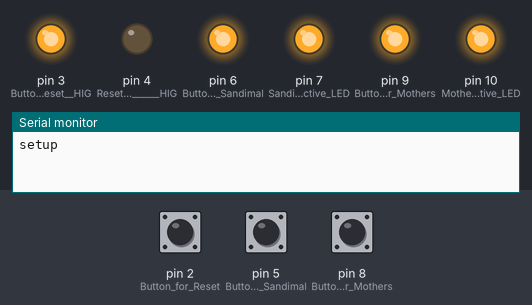
Bench run of a sketch on a simulated Arduino Leonardo, built with avr-gcc and run on an emulated ATmega32U4. Shown: output pins drawn as LEDs (lit = HIGH), the last lines printed to the serial monitor. Dashed ring = blinking. Inputs (shaded band) come from the test bench; at power-on: pin 2 (Button_for_Reset) HIGH, pin 5 (Button_for_Sandimal) HIGH, pin 8 (Button_for_Mothers) HIGH. USB keyboard and mouse output is not drawn.

Above: at 1.2 s.
1.3 s: pin 2 (Button_for_Reset) pulled LOW for 0.15 s
At 1.9 s:
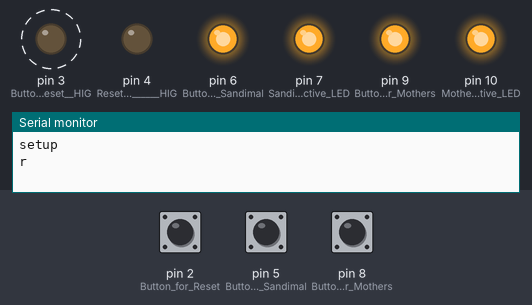
4.4 s: pin 5 (Button_for_Sandimal) pulled LOW for 3.2 s
At 8.1 s:
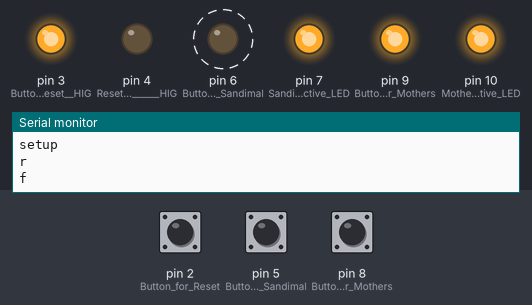
10.6 s: pin 8 (Button_for_Mothers) pulled LOW for 3.2 s
At 14.8 s:
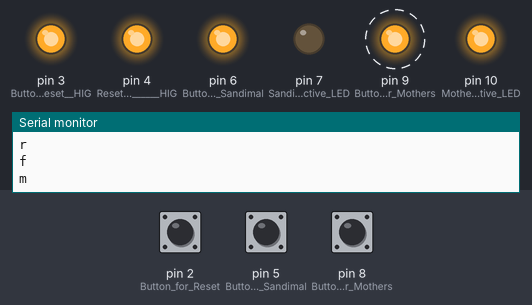
16.4 s: pin 2 (Button_for_Reset) pulled LOW for 3.2 s
At 20.6 s:
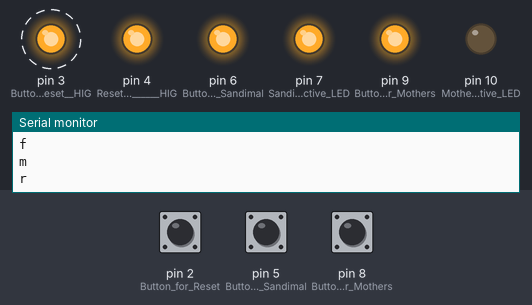
22.2 s: pin 8 (Button_for_Mothers) pulled LOW for 3.2 s
At 25.9 s:
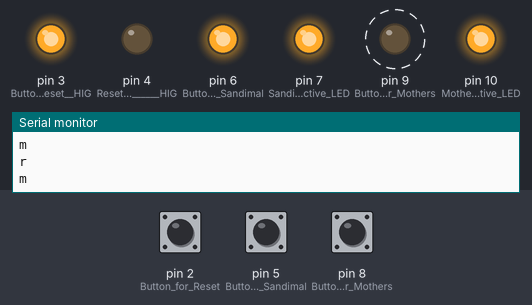
28.4 s: pin 5 (Button_for_Sandimal) pulled LOW for 3.2 s
At 32.1 s:
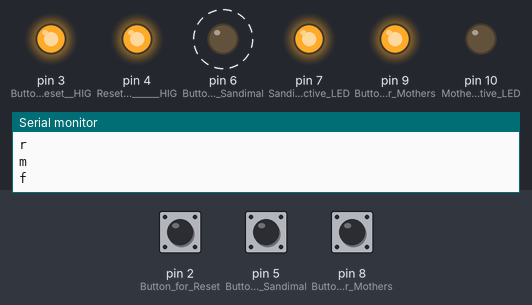
Timing chart, 0 to 37.2 s (numbered marks = the images above; inputs shaded):
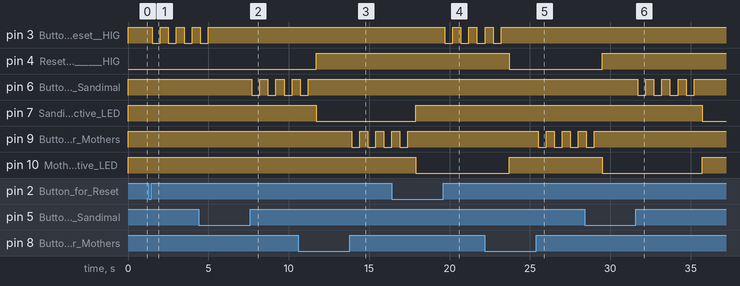

Measured:
- after the input at 1.3 s, pin 3 (Button_LED_for_reset__HIG): alternates HIGH for 0.50 s and LOW for 0.50 s, starting after 0.20 s
- after the input at 4.4 s, pin 6 (Button_LED_for_Sandimal): alternates HIGH for 0.50 s and LOW for 0.50 s, starting after 3.3 s
- after the input at 10.6 s, pin 9 (Button_LED_for_Mothers): alternates HIGH for 0.50 s and LOW for 0.50 s, starting after 3.3 s
- after the input at 16.4 s, pin 3 (Button_LED_for_reset__HIG): alternates HIGH for 0.50 s and LOW for 0.50 s, starting after 3.3 s
- after the input at 22.2 s, pin 9 (Button_LED_for_Mothers): alternates HIGH for 0.50 s and LOW for 0.50 s, starting after 3.3 s
- after the input at 28.4 s, pin 6 (Button_LED_for_Sandimal): alternates HIGH for 0.50 s and LOW for 0.50 s, 8 changes in all, then stays HIGH, starting after 3.3 s; pin 7 (Sandimals_Game_Active_LED): HIGH → LOW after 7.3 s

The sketch:

Sandbox_Button_Box.ino
```cpp
//<---PUT CURSOR HERE BEFORE UPLOADING
//OR OPEN ANOTHER APP FOR THE CHARACTERS TO GO IN
//e.g. notepad and click on that before upload is done
//THE BOX WILL SEND CHARACTERS
//IF BUTTONS ARE PRESSED
//THEY WILL COME AT THE CURSOR


#include <Keyboard.h>
bool rButton   = false;
//bool spaceButton   = false;
bool mButton       = false;
bool fButton       = false;
int debounceTimer = 200; //millis
int buttonLedTimer = 500; //millis
int postTimer = 0; //millis

void setup() {
  // put your setup code here, to run once:
  // make pin 2, 3, 4 inputs and turn on the
  // pullup resistor so it goes high unless
  // connected to ground:
  pinMode(2, INPUT_PULLUP);// Button for Reset (was Islands game = "Spacebar") = "r"
  pinMode(3, OUTPUT);// Button LED for reset  HIGH = ON
  pinMode(4, OUTPUT); //Reset Active LED      HIGH = OFF
  pinMode(5, INPUT_PULLUP);// Button for Sandimal = "f"
  pinMode(6, OUTPUT);// Button LED for Sandimal = "f"             HIGH = ON
  pinMode(7, OUTPUT); //Sandimals Game Active LED                 HIGH = OFF
  pinMode(8, INPUT_PULLUP);// Button for Mothers = "m"
  pinMode(9, OUTPUT);// Button LED for Mothers = "m"              HIGH = ON
  pinMode(10, OUTPUT); //Mothers Game ACtive LED                  HIGH = OFF

  digitalWrite(3, HIGH);// Button LED ON
  digitalWrite(4, LOW); //Reset (Islands Game) is default
  digitalWrite(6, HIGH);// Button LED ON
  digitalWrite(7, HIGH);// Sandimals Game Active LED Off
  digitalWrite(9, HIGH);// Button LED ON
  digitalWrite(10, HIGH);// Mother Game Active LED Off

  Keyboard.begin();  //Enable Keyboard Character output
  Serial.begin(115200); // Open serial monitor at 115200 baud to see ping results.
  Serial.println("setup ");

}

void loop() {

  //if a button is pressed send appropriate KB char to PC program
  //Flash the Button LED a few times and light the Game Active LED
  //Send an ASCII char for that Game to PC simulating hte Keyboard
  //If one button is detected, the others are ignored until the first is verified
  //Once a button press is verified, and the game updated, wait a short while until looking again.
  //If a button press is not verified, start looking right away

  //This program is not optimised for least code. Brute force and simple is done. No functions.

  //Check for Reset (was Space) Button
  if (digitalRead(2) == LOW) {
    bool rButton = true;// r button pressed
    //bool spaceButton = true;// space button pressed
    delay(debounceTimer);
    if (digitalRead(2) == rButton) {
      // button still pressed

      Keyboard.write(114);     //Send an ASCII 'r',
      Serial.println("r");//resets game but does not  remove animals (yet)
          for (int i = 0; i < 4; i++) {
        digitalWrite(3, LOW);//Button LED  OFF
        delay(buttonLedTimer);
        digitalWrite(3, HIGH);// Button LED  ON
        delay(buttonLedTimer);

      }
      digitalWrite(4, LOW);
      digitalWrite(7, HIGH);
      digitalWrite(10, HIGH);
    }
    rButton = false;
    delay(postTimer) ;
  }

  //Check for "f" Button
  if (digitalRead(5) == LOW) {
    bool fButton = true;// "f" button pressed
    delay(debounceTimer);
    if (digitalRead(5) == fButton) { //button still pressed
      //Send an ASCII 'f)',
      Keyboard.write(102);
      Serial.println("f");
      for (int i = 0; i < 4; i++) {
        digitalWrite(6, LOW);//Button LED  OFF
        delay(buttonLedTimer);
        digitalWrite(6, HIGH);// Button LED  ON
        delay(buttonLedTimer);

      }
      digitalWrite(4, HIGH);
      digitalWrite(7, LOW);
      digitalWrite(10, HIGH);


    }
    fButton = false;
    delay(postTimer) ;
  }

  //Check for "m" Button
  if (digitalRead(8) == LOW) {
    bool mButton = true;// "m" button pressed
    delay(debounceTimer) ;
    if (digitalRead(8) == mButton) { //button still pressed

      Keyboard.write(109);          //Send an ASCII 'm'
      Serial.println("m ");
      for (int i = 0; i < 4; i++) {
        digitalWrite(9, LOW);//Button LED  OFF
        delay(buttonLedTimer);
        digitalWrite(9, HIGH);// Button LED  ON
        delay(buttonLedTimer);

      }
      digitalWrite(4, HIGH);
      digitalWrite(7, HIGH);
      digitalWrite(10, LOW);
    }
    mButton = false;
    delay(postTimer);
  }

}
```
